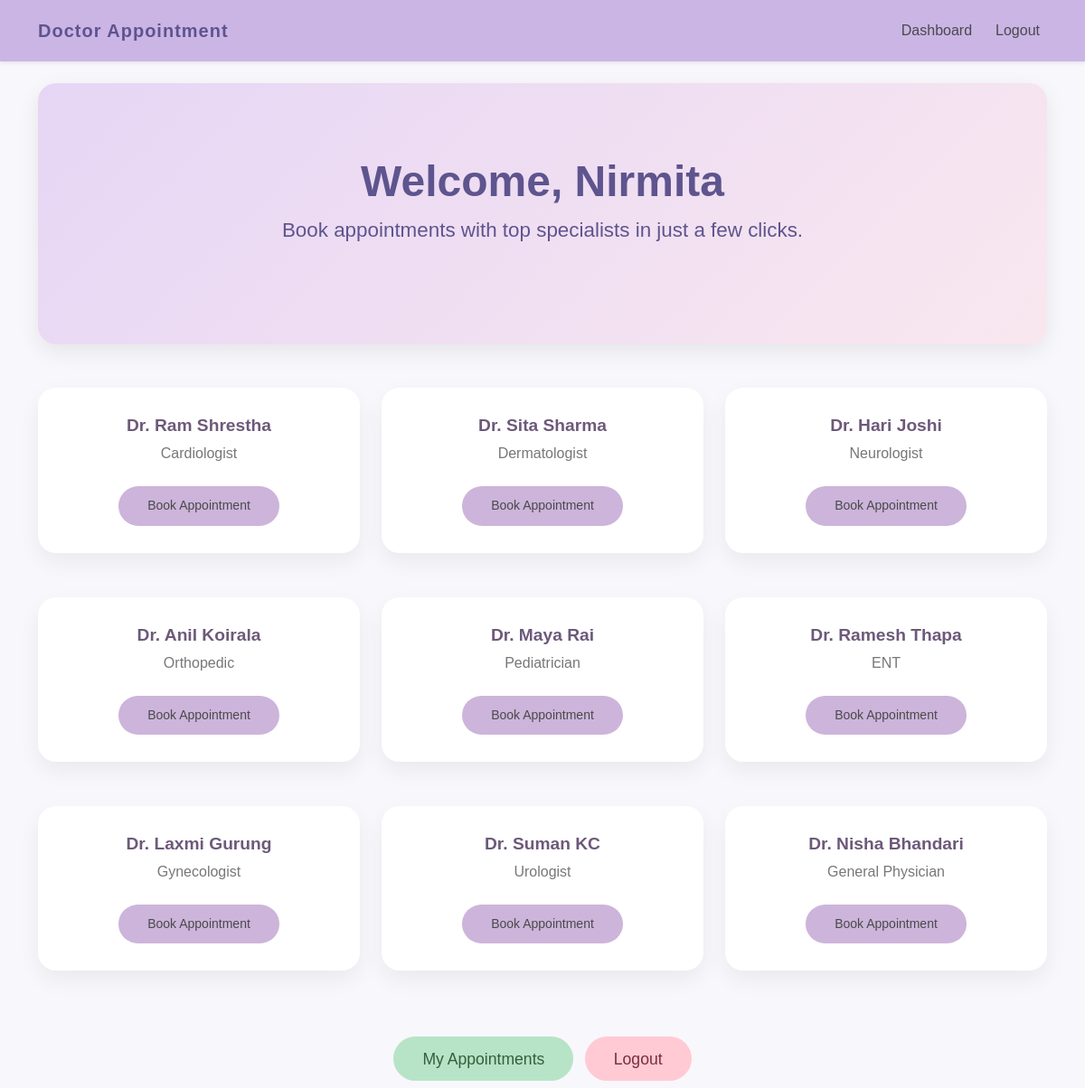
The page /dashboard (signed in) on the database its author committed.
### models.py (models this page shows)
class Doctor(db.Model):
    id = db.Column(db.Integer, primary_key=True)
    name = db.Column(db.String(100))
    specialization = db.Column(db.String(100))
    appointments = db.relationship('Appointment', backref='doctor', lazy=True)

### app.py (the view)
@app.route('/dashboard')
def dashboard():
    if 'user_id' not in session:
        flash('Please login first', 'warning')
        return redirect(url_for('login'))
    doctors = Doctor.query.all()
    return render_template('dashboard.html', doctors=doctors)

### templates/dashboard.html
{% extends 'base.html' %}
{% block content %}
<section class="text-center mb-5">
    <h2 class="display-5 fw-bold">Welcome, {{ session['user_name'] }}</h2>
    <p class="lead">Book appointments with top specialists in just a few clicks.</p>
</section>
<div class="row row-cols-1 row-cols-md-3 g-4">
  {% for doc in doctors %}
    <div class="col">
      <div class="card-doctor">
        <h5>{{ doc.name }}</h5>
        <p>{{ doc.specialization }}</p>
        {% if 'user_id' in session %}
<a href="{{ url_for('book', doctor_id=doc.id) }}" class="btn btn-primary btn-sm mt-2">Book Appointment</a>
        {% else %}
          <a href="{{ url_for('login') }}" class="btn btn-secondary btn-sm">Login to Book</a>
        {% endif %}
      </div>
    </div>
  {% endfor %}
</div>
<div class="mt-5 text-center">
  <a href="{{ url_for('appointments') }}" class="btn btn-success btn-lg me-2 mb-2">My Appointments</a>
  <a href="{{ url_for('logout') }}" class="btn btn-danger btn-lg mb-2">Logout</a>
</div>
{% endblock %}

### static/css/style.css (style rules this page uses)
body { font-family: 'Poppins', sans-serif; background-color: #f8f7fc; color: #444; margin: 0; padding: 0; }
section.text-center { background: linear-gradient(135deg, #e6d6f5, #f9e7ef); color: #5e548e; padding: 80px 20px; border-radius: 20px; box-shadow: 0 8px 25px rgba(0,0,0,0.08); margin-bottom: 50px; }
section.text-center p.lead { font-size: 1.4rem; margin-bottom: 30px; }
.btn { border-radius: 50px; padding: 0.7rem 2rem; font-weight: 500; transition: all 0.3s ease; }
.btn-lg { font-size: 1.1rem; }
.btn-primary { background-color: #cdb4db; border: none; color: #4a4a4a; }
.btn-success { background-color: #b7e4c7; border: none; color: #355f3b; }
.btn-danger { background-color: #ffcad4; border: none; color: #7a2e3a; }
.card-doctor { background: #ffffff; border-radius: 20px; box-shadow: 0 10px 25px rgba(0,0,0,0.06); transition: 0.3s ease; padding: 30px; text-align: center; margin-bottom: 25px; }
.card-doctor h5 { font-weight: 600; font-size: 1.2rem; color: #6d597a; }
.card-doctor p { font-weight: 500; color: #777; }

### rows shown on the page
Doctor: name "Dr. Ram Shrestha", specialization "Cardiologist"
Doctor: name "Dr. Sita Sharma", specialization "Dermatologist"
Doctor: name "Dr. Hari Joshi", specialization "Neurologist"
Doctor: name "Dr. Anil Koirala", specialization "Orthopedic"
Doctor: name "Dr. Maya Rai", specialization "Pediatrician"
Doctor: name "Dr. Ramesh Thapa", specialization "ENT"
Doctor: name "Dr. Laxmi Gurung", specialization "Gynecologist"
Doctor: name "Dr. Suman KC", specialization "Urologist"
Doctor: name "Dr. Nisha Bhandari", specialization "General Physician"

### other values the page prints
{{ session['user_name'] }} "Nirmita"
